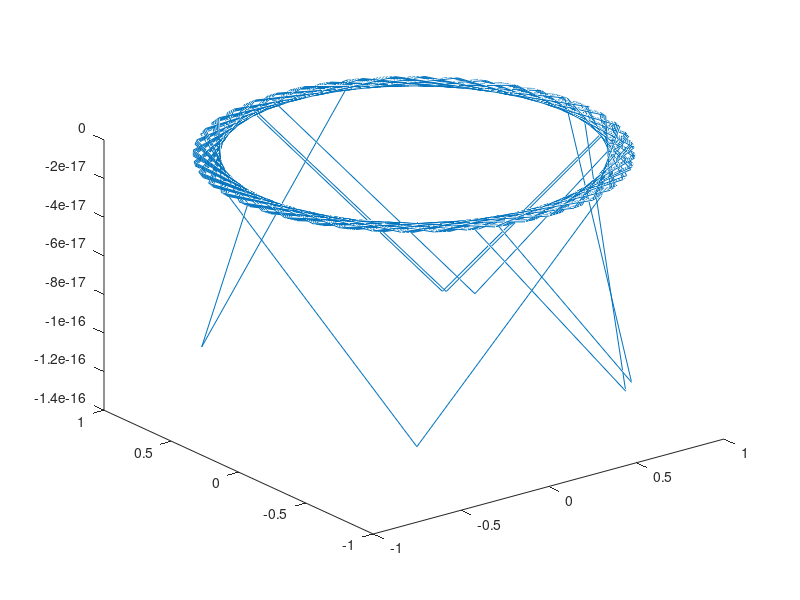

This figure's MATLAB source:
a = 0:1:200

x = cos(a)
y = sin(a)
z = x + 1i*y

x1 = (2 .* real(z))./((abs(z).^2+1));
x2 = (2 .* imag(z))./((abs(z).^2 + 1));
x3 = (abs(z).^2 - 1)./(abs(z).^2 + 1);

plot3(x1, x2, x3)